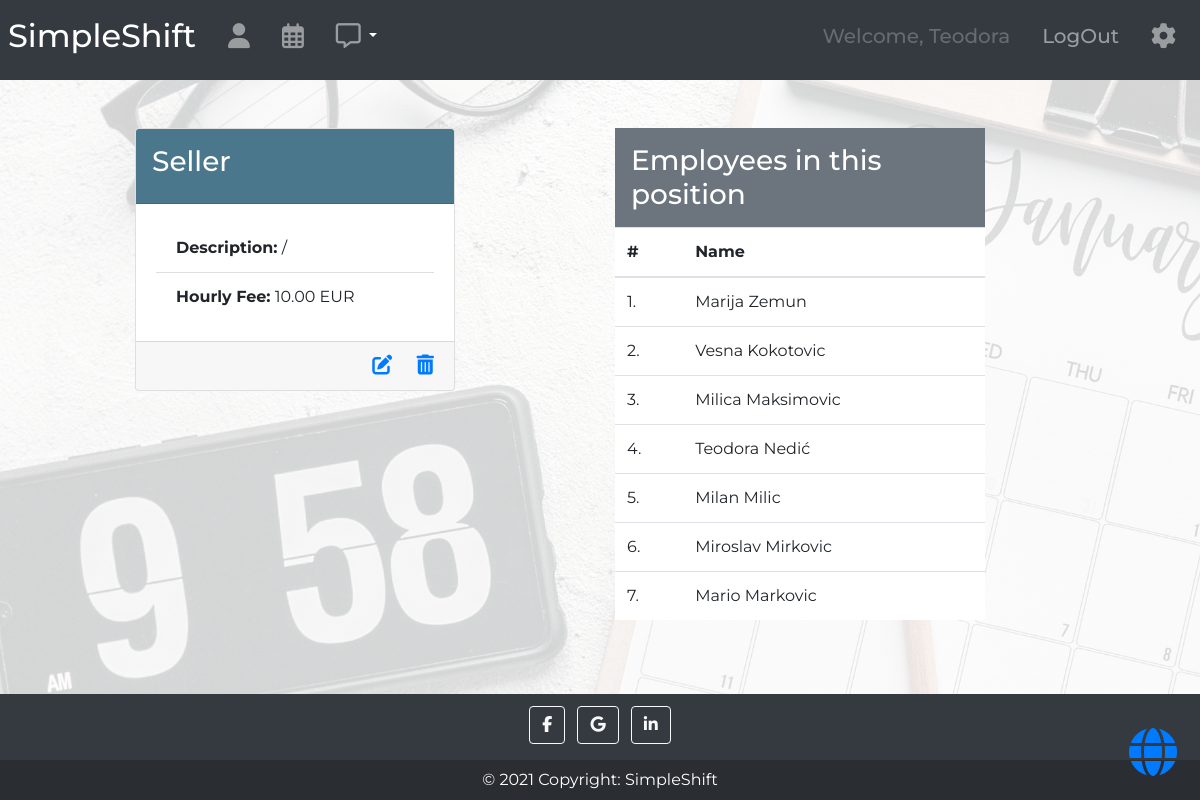
The app's page /jobs/5/ (signed in) with its own data.
### shifts/models/employee_model.py (models this page shows, shortened)
class Employee(SimpleEmailConfirmationUserMixin, AbstractUser):
    job = models.ManyToManyField('Job', blank=True, related_name='employees')
    is_admin = models.BooleanField(default=False)
    is_employee = models.BooleanField(default=False)
    is_logged = models.BooleanField(default=False)

### shifts/models/job_model.py (models this page shows, shortened)
class Job(models.Model):
    title = models.CharField(max_length=100)
    hourly_fee = models.DecimalField('Hourly fee EUR', max_digits=10, decimal_places=2)
    description = models.TextField(max_length=255, null=True, blank=True)
    def get_description(self):
        return self.description or '/'

### shifts/views/job_views.py (the view)
# urls.py: path('jobs/<int:pk>/', JobDetailView.as_view(), name='job_detail'),
class JobDetailView(LoginRequiredMixin, AdminRequiredMixin, generic.DetailView):
    template_name = 'shifts/job_detail.html'
    queryset = Job.objects.all()

### shifts/mixins.py (called while the page is built)
    def dispatch(self, request, *args, **kwargs):
        if request.user.is_employee:
            return redirect("shifts:shift_list")
        return super().dispatch(request, *args, **kwargs)

### shifts/templates/shifts/job_detail.html (shortened to what this page needs)
{% extends 'base.html' %}
{% block content %}
<div class="container" style="margin:auto; width: 60rem;">
<div class="row mt-5 mb-5">
    <div class="col-sm-6">
        <div class="card" style="width: 20rem;">
            <div class="card-header text-white p-3" style="background-color:#4b778d;">
                <h3>{{ job.title }}</h3>
            </div>
            <div class="card-body">
                <ul class="list-group list-group-flush">
                    <li class="list-group-item"><b>Description:</b> {{ job.get_description }}</li>
                    <li class="list-group-item"><b>Hourly Fee:</b> {{ job.hourly_fee }} EUR</li>
                </ul>
            </div>
            <div class="card-footer text-right">
                <a href="{% url 'job_update' pk=job.pk %}" class="card-link" title="Edit"><i class="fas fa-edit fa-lg"></i></a>
                <a href="{% url 'job_delete' pk=job.pk %}" class="card-link" title="Remove"><i class="fas fa-trash-alt fa-lg"></i></a>
            </div>
        </div>
    </div>
       <div class="col-sm-5">
           <h3 class="text-white bg-secondary p-3 m-0">Employees in this position</h3>
           <table class="table-counter table table-hover bg-white">
               <thead>
               <tr>
                   <th>#</th>
                   <th scope="col">Name</th>
               </tr>
               </thead>
               <tbody>
               {% for employee in job.employees.all %}
               <tr>
                   <td scope="row"></td>
                   <td>{{ employee.first_name }} {{ employee.last_name }}</td>
               </tr>
               {% endfor %}
               </tbody>
           </table>
       </div>
</div>
    </div>
{% endblock %}

### templates/navbar.html (shortened to what this page needs)
{% load notifications_tags %}
<nav class="navbar navbar-expand-lg navbar-dark bg-dark p-2">
  <a class="navbar-brand" href="{% url 'home' %}"><h2>SimpleShift</h2></a>
  <div class="collapse navbar-collapse" id="navbarToggler">
    {% if user.is_authenticated %}
    <ul class="navbar-nav mr-auto mt-2 mt-lg-0">
        <li class="nav-item p-2">
            <a class="nav-link" title='Profile' href="{% url 'employee_detail' pk=user.pk %}"><h5><i class="fas fa-user fa-lg"></i></h5></a>
        </li>
        <li class="nav-item p-2">
            <a class="nav-link" title='Shift schedule' href="{% url 'shifts:shift_list' %}"><h5><i class="far fa-calendar-alt fa-lg"></i></h5></a>
        </li>
         <li class="nav-item pt-2 pb-2 pl-2">
             <a  href="{% url 'shifts:notice' %}" class="nav-link notification" title='Notifications'>
                     <h5><i class="far fa-comment-alt fa-lg"></i></h5>
             </a>
         </li>
             <li class="nav-item pt-3 pb-2 dropdown show" style="cursor:pointer;color:white;">
                 <a class="dropdown-toggle" id="dropdownMenuLink" data-toggle="dropdown" aria-haspopup="true" aria-expanded="false"></a>
             </li>
    </ul>
    {% endif %}
    <ul class="navbar-nav ml-auto mt-2 mt-lg-0">
        {% if user.is_authenticated %}
        <li class="nav-item p-2">
            <a class="nav-link disabled"><h5>Welcome, {{ user.first_name }}</h5></a>
        </li>
        <li class="nav-item p-2">
            <a class="nav-link" href="{% url 'logout' %}"><h5>LogOut</h5></a>
        </li>
        {% endif %}
         {% if user.is_admin %}
        <li class="nav-item p-2">
            <a class="nav-link" title='Settings' onclick="openNav()"><h5><i class="fas fa-cog fa-lg"></i></h5></a>
        </li>
        {% endif %}
    </ul>
  </div>
</nav>

### static/css/master.css (style rules this page uses)
html, body { height: 100%; font-family: 'Montserrat', sans-serif; }
body { display: flex; flex-direction: column; }
.table-counter { counter-reset: row-num-1; }
.table-counter tr { counter-increment: row-num; }
.table-counter tr td:first-child::before { content: counter(row-num) ". "; }
.notification { position: relative; display: inline-block; }

### records on screen
Employee: first_name "Teodora", last_name "Nedić"
Job: title "Seller", get_description "/", hourly_fee "10.00"
Employee: first_name "Marija", last_name "Zemun"
Employee: first_name "Vesna", last_name "Kokotovic"
Employee: first_name "Milica", last_name "Maksimovic"
Employee: first_name "Milan", last_name "Milic"
Employee: first_name "Miroslav", last_name "Mirkovic"
Employee: first_name "Mario", last_name "Markovic"
